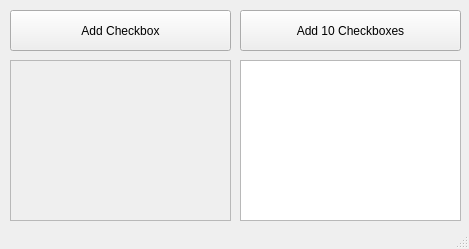
<?xml version="1.0" encoding="UTF-8"?>
<ui version="4.0">
 <class>MainWindow</class>
 <widget class="QMainWindow" name="MainWindow">
  <property name="geometry">
   <rect>
    <x>0</x>
    <y>0</y>
    <width>469</width>
    <height>249</height>
   </rect>
  </property>
  <property name="windowTitle">
   <string>MainWindow</string>
  </property>
  <widget class="QWidget" name="centralWidget">
   <widget class="QTextBrowser" name="textBrowser">
    <property name="geometry">
     <rect>
      <x>240</x>
      <y>60</y>
      <width>221</width>
      <height>161</height>
     </rect>
    </property>
   </widget>
   <widget class="QPushButton" name="pushButton_addCheckbox">
    <property name="geometry">
     <rect>
      <x>10</x>
      <y>10</y>
      <width>221</width>
      <height>41</height>
     </rect>
    </property>
    <property name="text">
     <string>Add Checkbox</string>
    </property>
   </widget>
   <widget class="QScrollArea" name="scrollArea">
    <property name="geometry">
     <rect>
      <x>10</x>
      <y>60</y>
      <width>221</width>
      <height>161</height>
     </rect>
    </property>
    <property name="widgetResizable">
     <bool>true</bool>
    </property>
    <widget class="QWidget" name="scrollAreaWidgetContents">
     <property name="geometry">
      <rect>
       <x>0</x>
       <y>0</y>
       <width>219</width>
       <height>159</height>
      </rect>
     </property>
    </widget>
   </widget>
   <widget class="QPushButton" name="pushButton_addCheckboxes">
    <property name="geometry">
     <rect>
      <x>240</x>
      <y>10</y>
      <width>221</width>
      <height>41</height>
     </rect>
    </property>
    <property name="text">
     <string>Add 10 Checkboxes</string>
    </property>
   </widget>
  </widget>
  <widget class="QStatusBar" name="statusBar"/>
 </widget>
 <layoutdefault spacing="6" margin="11"/>
 <resources/>
 <connections/>
</ui>
